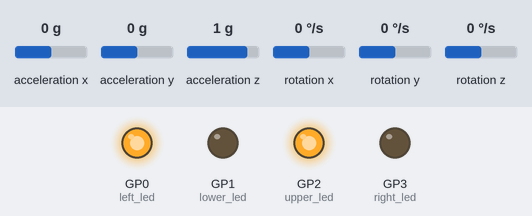
Recording of a program running on a simulated Raspberry Pi Pico running MicroPython. Shown: output pins drawn as LEDs (lit = HIGH). The test bench sets the inputs (shaded band); at power-on: acceleration x 0 g, acceleration y 0 g, acceleration z 1 g, rotation x 0 °/s, rotation y 0 °/s, rotation z 0 °/s. The clock reads 2024-03-15 10:24:30 at power-on unless the program sets it; library files of the repository ran but are not shown: mpu6050.py; what the program prints to the serial console is not drawn.

Above: at 1.2 s.
1.3 s: acceleration x set to -0.2 g
At 2.5 s:
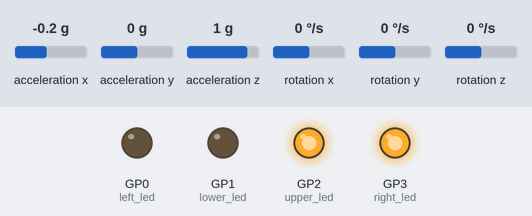
2.8 s: acceleration y set to -1.4 g
At 3.9 s:
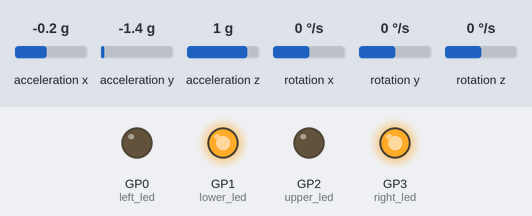
Timing chart, 0 to 5.8 s (numbered marks = the images above; inputs shaded):
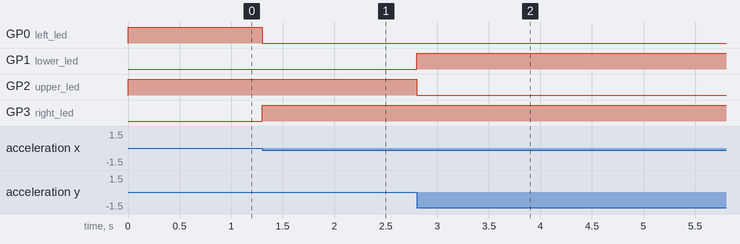

Measured:
- the behaviour switches between 0 and -0.1 g on acceleration x (found by bisection; images 0 and 1)
- after the input at 1.3 s, GP0 (left_led): HIGH → LOW at once; GP3 (right_led): LOW → HIGH at once
- after the input at 2.8 s, GP1 (lower_led): LOW → HIGH at once; GP2 (upper_led): HIGH → LOW at once

The program:

Project_6_MPU6050_Control_LED.py
```python
from machine import Pin, I2C
from time import sleep
import mpu6050
import math
import time


upper_led = Pin(2, Pin.OUT)
lower_led = Pin(1, Pin.OUT)
left_led = Pin(0, Pin.OUT)
right_led = Pin(3, Pin.OUT)

imu_data = {}

imui2c = I2C(1, scl=Pin(15), sda=Pin(14))

imu = mpu6050.accel(imui2c)

datax = 0
datay = 0
dataz = 0
gAnglex = 0
gAngley = 0
yaw = 0
pitch = 0
roll = 0


while True:
    imu_data = imu.get_values()

    accx =  (imu_data['AcX'] ) / 131.0
    accy =  (imu_data['AcY'] ) / 131.0
    accz =  (imu_data['AcZ'] ) / 131.0

    # print(x, y, z)
    accAnglex = (math.atan(accy /math.sqrt(pow(accx, 2) + pow(accz, 2))) * 180 / math.pi) - 0.58
    accAngleY = (math.atan(-1 * accx / math.sqrt(pow(accy, 2) + pow(accz, 2))) * 180 / math.pi) + 1.58


    cTime = time.time()
    pTime = cTime
    eTime = (cTime - pTime) / 1000

    gyx = imu_data['GyX']   + 0.56
    gyy = imu_data['GyY']   - 2
    gyz = imu_data['GyZ']   + 0.79
    """
    gyx = imu_data['GyX'] / 131.0 + 0.56
    gyy = imu_data['GyY'] / 131.0 - 2
    gyz = imu_data['GyZ'] / 131.0 + 0.79
    """
    gAnglex = gAnglex + gyx * eTime
    gAngleY = gAngley + gyy * eTime


    roll = 0.96 * gAnglex + 0.04 * accx
    pitch = 0.96 * gAngley + 0.04 * accy

    # print(roll, pitch)

    if pitch >=0:
        x = int(64 + pitch * 10)
        print("x:" + str(x))
        upper_led.value(1)
        lower_led.value(0)
    else:
        x = int(64 + pitch * 10)
        print("x:" + str(x))
        upper_led.value(0)
        lower_led.value(1)
    if roll >=0:
        y = int(32 + roll * 10)
        print("y:" + str(y))
        left_led.value(1)
        right_led.value(0)
    else:
        y = int(32 + roll * 10)
        print("y:" + str(y))
        left_led.value(0)
        right_led.value(1)
    sleep(0.001)
```
